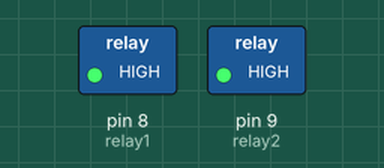
Recording of a sketch running on a simulated Arduino Uno, built with avr-gcc and run on an emulated ATmega328P. On the bench: switched loads named in the sketch (green lamp = pin HIGH).

Above: at 2.5 s.
At 7.5 s:
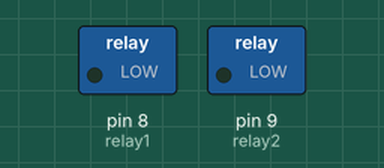
Timing chart, 0 to 13.0 s (numbered marks = the images above):
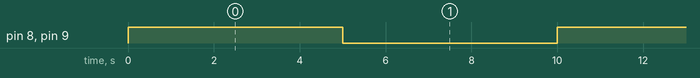

Measured:
- by itself, pin 8 (relay1), pin 9 (relay2): alternates HIGH for 5.0 s and LOW for 5.0 s

The sketch:

_2DELAY.ino
```cpp
//SainSmart
#include <Wire.h>

int relay1 = 8;
int relay2 = 9;

void setup()
{
  pinMode(relay1,OUTPUT);
  pinMode(relay2,OUTPUT);

}

void loop()
{
  digitalWrite(relay1,HIGH);
  digitalWrite(relay2,HIGH);
  delay(5000);
  digitalWrite(relay1,LOW);
  digitalWrite(relay2,LOW);
  delay(5000);
}
```
